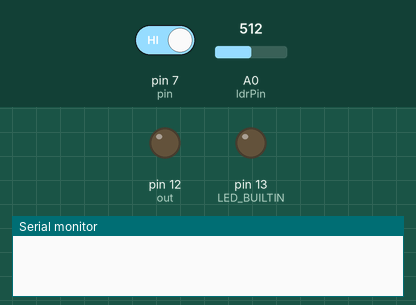
A sketch run on a simulated Arduino Uno, built with avr-gcc and run on an emulated ATmega328P. Parts: output pins drawn as LEDs (lit = HIGH), the last lines printed to the serial monitor. The test bench sets the inputs (shaded band); at power-on: pin 7 (pin) HIGH, A0 (ldrPin) = 512.

Above: at 1.2 s.
1.3 s: pin 7 (pin) driven LOW
3.8 s: A0 (ldrPin) set to 259
5.5 s: A0 (ldrPin) set to 231
At 7.1 s:
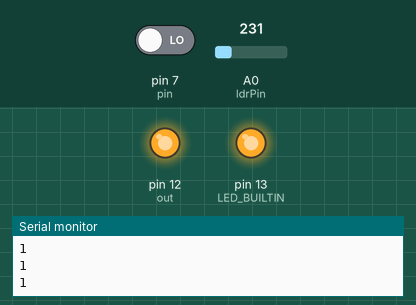
8.5 s: A0 (ldrPin) set to 260
At 9.8 s:
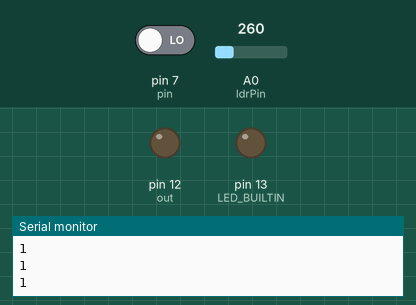
10.8 s: A0 (ldrPin) set to 240
At 13.1 s:
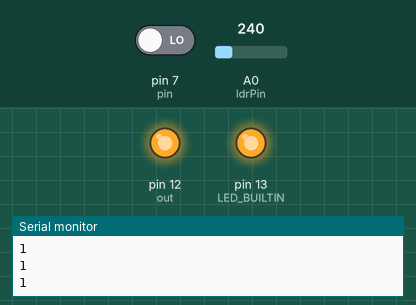
Timing chart, 0 to 14.8 s (numbered marks = the images above; inputs shaded):
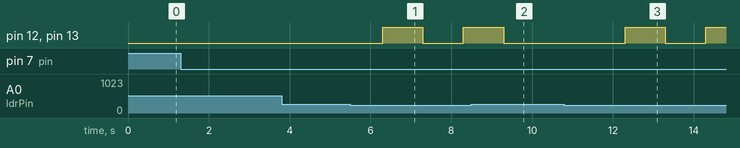

The sketch:

mini.ino
```cpp
const int pin = 7;
const int out = 12;
int ldrPin = A0; // select the input pin for LDR
int count = 0;
int sensorValue = 0;
int value[10];

void setup() {
  Serial.begin(9600);
  pinMode(pin,INPUT);
  pinMode(out,OUTPUT);
  pinMode(LED_BUILTIN,OUTPUT);
  digitalWrite(LED_BUILTIN,LOW);
  digitalWrite(out,LOW);
}

void loop() {
 if(digitalRead(pin) == 0){
    delay(1000);
    count = 1;
    Serial.println(count);

    while(1){
      sensorValue = analogRead(ldrPin);
      delay(0);

      if(count == 1 && sensorValue < 250){
        digitalWrite(out,HIGH);
        digitalWrite(LED_BUILTIN,HIGH);

        }
      if(digitalRead(pin) == 0){
        delay(1000);
        count = 0;
        digitalWrite(out,LOW);
        digitalWrite(LED_BUILTIN,LOW);
        break;
        }
      //Serial.println(count);
      }
  }

}
```

Measured:
- the behaviour switches between 250 and 249 on A0 (ldrPin) (found by bisection; images 0 and 1)
- after the input at 5.5 s, pin 12 (out), pin 13 (LED_BUILTIN): LOW → HIGH after 0.80 s, → LOW 1.0 s later, → HIGH 1.0 s later
- after the input at 8.5 s, pin 12 (out), pin 13 (LED_BUILTIN): goes on until 9.3 s, then stays LOW
- after the input at 10.8 s, pin 12 (out), pin 13 (LED_BUILTIN): LOW → HIGH after 1.5 s, → LOW 1.0 s later, → HIGH 1.0 s later
